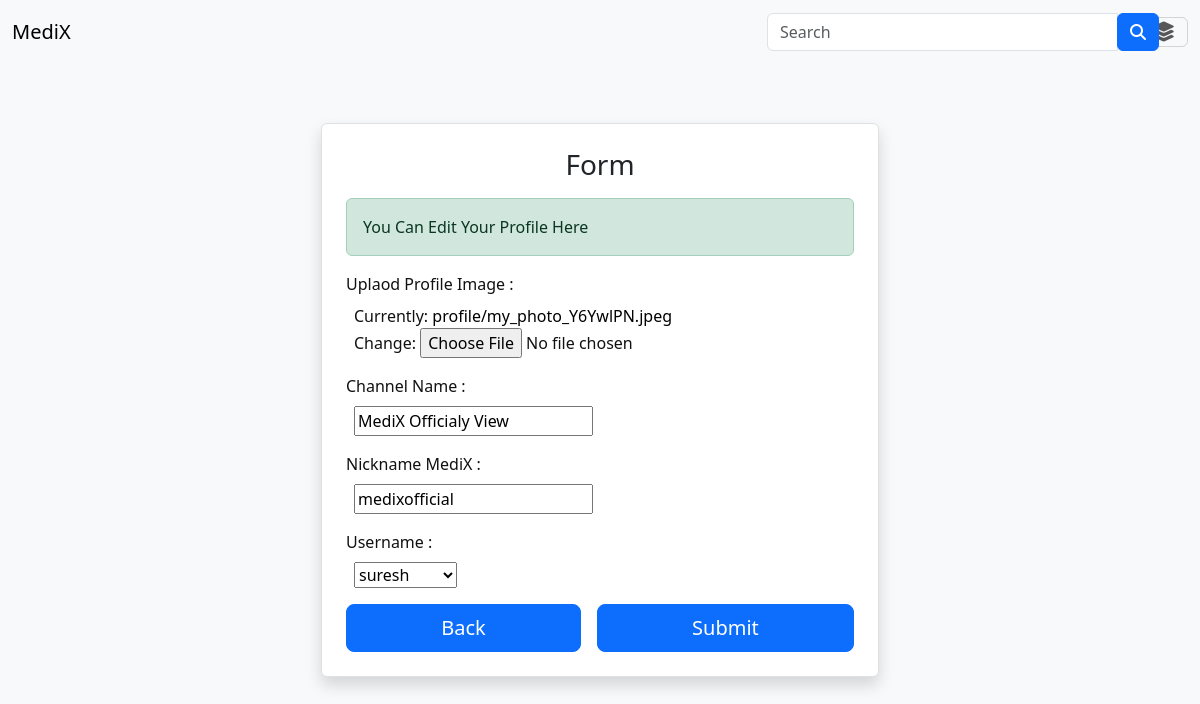
The page /user-edit-profile/ (signed in) on the database as committed earlier.
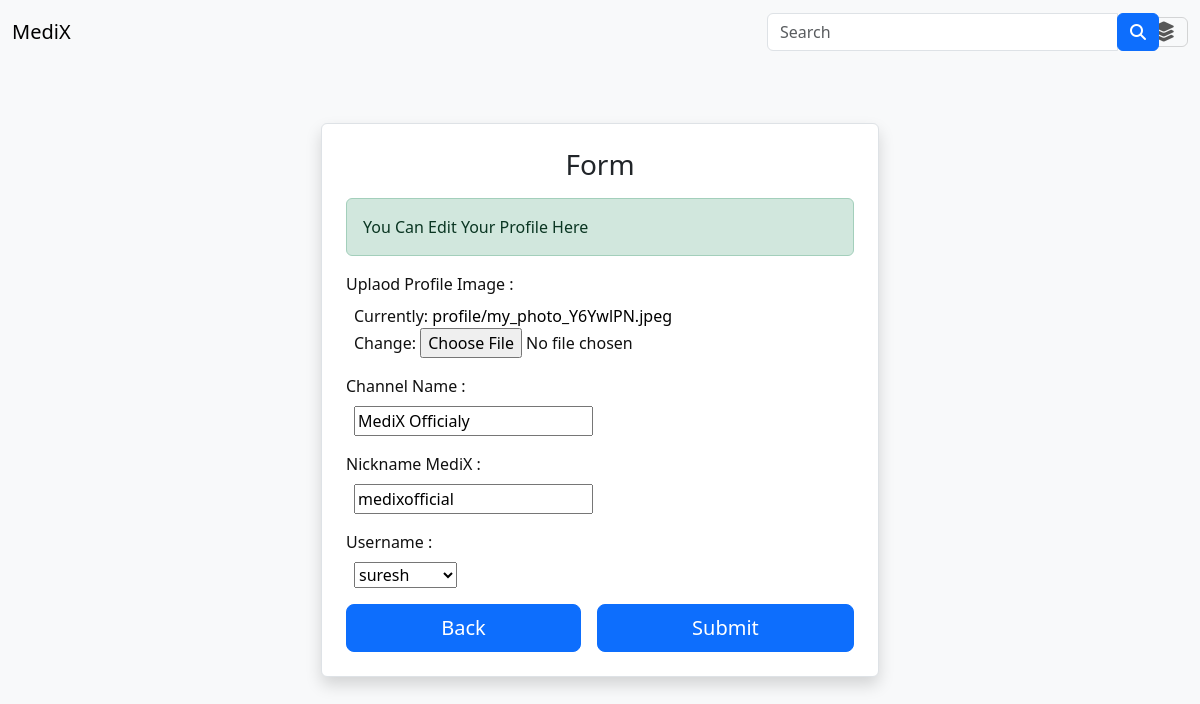
The same page on the database as committed later.
### users/models.py (models this page shows, shortened)
class ProfileDetails(models.Model):
    Profile_Image = models.ImageField(default='profile/user_profile.jpg', upload_to='profile/', max_length=2000)
    NamesUser = models.OneToOneField(User, on_delete=models.CASCADE, default='Your Profile')
    Channel_Name = models.CharField(max_length=100, default='MediX User Profile')
    uName = models.CharField(max_length=100, default='yourmedix')

### users/views.py (the view, shortened to what this page needs)
# urls.py: path('user-edit-profile/', views.ProfileEdit, name='edit_profile'),
def ProfileEdit(request):
    if request.user.is_authenticated:
        if request.method == 'GET':
            messages.success(request,'You Can Edit Your Profile Here')
        user_profile = ProfileDetails.objects.get(NamesUser=request.user)
        form = ProfileForm(request.POST or None, request.FILES or None, instance=user_profile)  # Pre-fill form with existing data
        v1 = form.instance.uName
        context = {'form': form}
        return render(request, 'editProfile.html', context)
    return redirect('login')

### users/forms.py
class ProfileForm(forms.ModelForm):
    class Meta:
        model = ProfileDetails
        fields = ['Profile_Image', 'NamesUser', 'Channel_Name', 'uName']

### templates/editProfile.html (shortened to what this page needs)
{% extends 'base.html' %}
{% block body %}
<div class="container d-flex justify-content-center align-items-center min-vh-100 bg-light">
    <div class="p-4 border rounded shadow bg-white w-50">
        <h2 class="text-center text-dark fs-3">Form</h2>
        <form method="POST" class="mt-3" enctype="multipart/form-data">
            {% if messages %}
                {% for message in messages %}
                    <div class="alert alert-{{ message.tags }}">
                        {{ message }}
                    </div>
                {% endfor %}
            {% endif %}
                <div class="mb-3">
                    <label for="{{ field.id_for_label }}" class="form-label">Uplaod Profile Image :</label>
                    <div class="d-inline-block ms-2 w-100">{{ form.Profile_Image }}</div>
                </div>
                <div class="mb-3">
                    <label for="{{ field.id_for_label }}" class="form-label">Channel Name :</label>
                    <div class="d-inline-block ms-2 w-100">{{ form.Channel_Name }}</div>
                </div>
                <div class="mb-3">
                    <label for="{{ field.id_for_label }}" class="form-label">Nickname MediX :</label>
                    <div class="d-inline-block ms-2 w-100">{{ form.uName }}</div>
                </div>
                <div class="mb-3">
                    <label for="{{ field.id_for_label }}" class="form-label">Username :</label>
                    <div class="d-inline-block ms-2 w-100">{{ form.NamesUser }}</div>
                </div>
                <div class="d-flex gap-3 mt-3">
                    <a class="btn btn-primary btn-lg flex-grow-1" href="{% url 'home' %}">Back</a>
                    <button type="submit" class="btn btn-primary btn-lg flex-grow-1">Submit</button>
                </div>
        </form>
    </div>
</div>
{% endblock %}

Rows that differ between the two databases and show on the page:
changed ProfileDetails "medixofficial": Channel_Name "MediX Officialy View" → "MediX Officialy"
